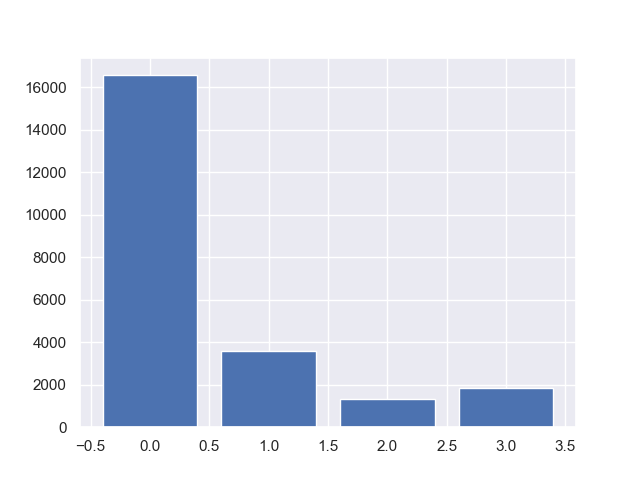
#> input picture a.png, 640 x 480 px
$ python -i data_viz.py   (imports and definitions only)
#> lines starting #> are read from the running program, lines starting #| are printed output that depends on the picture
### data_analysis.py
"""
This file contains our main data analysis,
including polynomial fit functions for
count and probability
"""
import numpy as np
import pandas as pd
from data_processing import process_data
import matplotlib.pyplot as plt
from sklearn.metrics import r2_score
from calculations import probability_calc, get_orbit_columns


# [13 lines left out: function get_launch_year, not called in this run]


def get_launch_years_column(data):
    '''
    adds a launch year column to the dataframe
    column 'LaunchYear'
    (returns a new dataframe)
    NaN in InternationalDesignator remains NaN
    in LaunchYear
    '''
    data = data.copy()
    data['LaunchYear'] = data['InternationalDesignator'].apply(get_launch_year)
    return data


# [140 lines left out: functions get_launch_year_tally, polynomial_fit_count, get_probability_tally, polynomial_fit_probability, get_orbit_tally, main, not called in this run]


# [2 lines that do not run on import are left out]

### data_viz.py
"""
Data visualizations
to support analysis
"""
import numpy as np
from data_processing import process_data
import matplotlib.pyplot as plt
from astropy import units as u
from poliastro.bodies import Earth
from poliastro.twobody import Orbit
from poliastro.plotting import StaticOrbitPlotter
from data_analysis import get_launch_year, get_launch_year_tally
from data_analysis import get_orbit_tally, get_launch_years_column
from calculations import get_orbit_columns


# [77 lines left out: functions bar_plot_LEO, total_line_and_scatter_plot_LEO, total_bar_stacked_LEO, orbit_plot, not called in this run]


def compare_years_by_orbit(data):
    """
    takes a dataframe of orbital debris data and adds columns
    with information about orbits. Creates three visualizations:
    1. A set of four bar graphs showing objects per year by orbit
    2. A bar graph showing total count per orbit
    3. A stacked bar showing objects per year colored by orbit
    """
    # processing
    data = get_launch_years_column(data)
    data = get_orbit_columns(data)
    data = data[['LaunchYear', 'LEO', 'MEO', 'GEO', 'HighEarthOrbit']]
    data = data.dropna()
    data_LEO = get_orbit_tally(data, 'LEO', False)
    data_MEO = get_orbit_tally(data, 'MEO', False)
    data_GEO = get_orbit_tally(data, 'GEO', False)
    data_HEO = get_orbit_tally(data, 'HighEarthOrbit', False)
    df = data_LEO.merge(data_MEO, left_on='LaunchYear',
                        right_on='LaunchYear', how='outer')
    df = df.merge(data_GEO, left_on='LaunchYear',
                  right_on='LaunchYear', how='outer')
    df = df.merge(data_HEO, left_on='LaunchYear',
                  right_on='LaunchYear', how='outer')
    df = df.fillna(0)
    # first plot
    fig, [ax1, ax2, ax3, ax4] = plt.subplots(4, figsize=(17, 30),
                                             subplot_kw={'ylim': (0, 16000)})
    df.plot(kind='bar', y='LEO', x='LaunchYear',
                          ax=ax1, color="#0f4c81")
    df.plot(kind='bar', y='MEO', x='LaunchYear', ax=ax2, color="#0f4c81")
    df.plot(kind='bar', y='GEO', x='LaunchYear', ax=ax3, color="#0f4c81")
    df.plot(kind='bar', y='HighEarthOrbit',
            x='LaunchYear', ax=ax4, color="#0f4c81")
    ax1.set_title('LEO')
    ax2.set_title('MEO')
    ax3.set_title('GEO')
    ax4.set_title('High Earth Orbit')
    plt.setp([ax1, ax2, ax3, ax4], xlabel='Year')
    plt.setp([ax1, ax2, ax3, ax4], ylabel='Count')
    fig.savefig('visualizations/orbit_years_comp.png')
    # second plot
    fig, ax = plt.subplots(1)
    leo = len(data[data['LEO']])
    meo = len(data[data['MEO']])
    geo = len(data[data['GEO']])
    heo = len(data[data['HighEarthOrbit']])
    y = np.arange(4)
    x = [leo, meo, geo, heo]
    plt.bar(y, x)
    fig.savefig('visualizations/orbit_bar.png')
    # third plot
    fig, ax = plt.subplots(1, figsize=(17, 10))
    df['HighEarthOrbit'] += (df['LEO'] + df['MEO'] + df['GEO'])
    df['GEO'] = df['LEO'] + df['MEO'] + df['GEO']
    df['MEO'] = df['LEO'] + df['MEO']
    df.plot(y='HighEarthOrbit', x='LaunchYear',
            kind='bar', color="#ffa372", ax=ax)
    df.plot(y='GEO', x='LaunchYear', kind='bar', color="#ed6663", ax=ax)
    df.plot(y='MEO', x='LaunchYear', kind='bar', color="#3282b8", ax=ax)
    df.plot(y='LEO', x='LaunchYear', kind='bar', color="#0f4c81", ax=ax)
    plt.title("Orbital Debris Total Count Over Time, by Orbit")
    plt.xlabel('Year')
    plt.ylabel('Count')
    fig.savefig('visualizations/stacked_bar_orbits.png')


# [24 lines left out: functions compare_by_alt, main, not called in this run]


# [2 lines not run here, left out]

>>> import cv2
>>> picture = cv2.imread('a.png', cv2.IMREAD_GRAYSCALE)
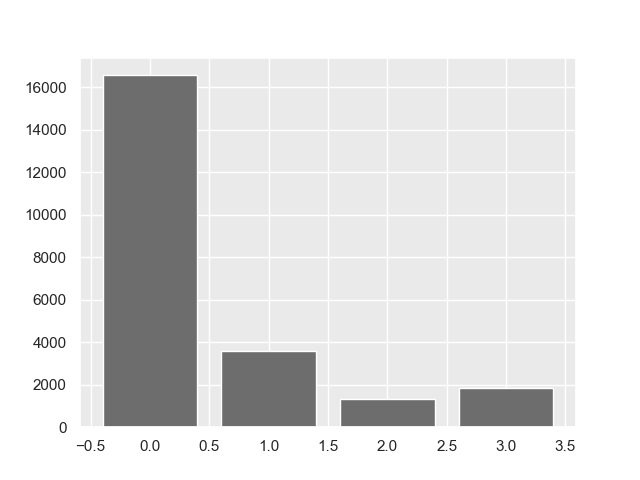
#> picture: shape (480, 640); min 38, max 255, mean 223.7
#> (the run stopped early here; a loop or call above may not have finished)

$ run again, on barcomp.png
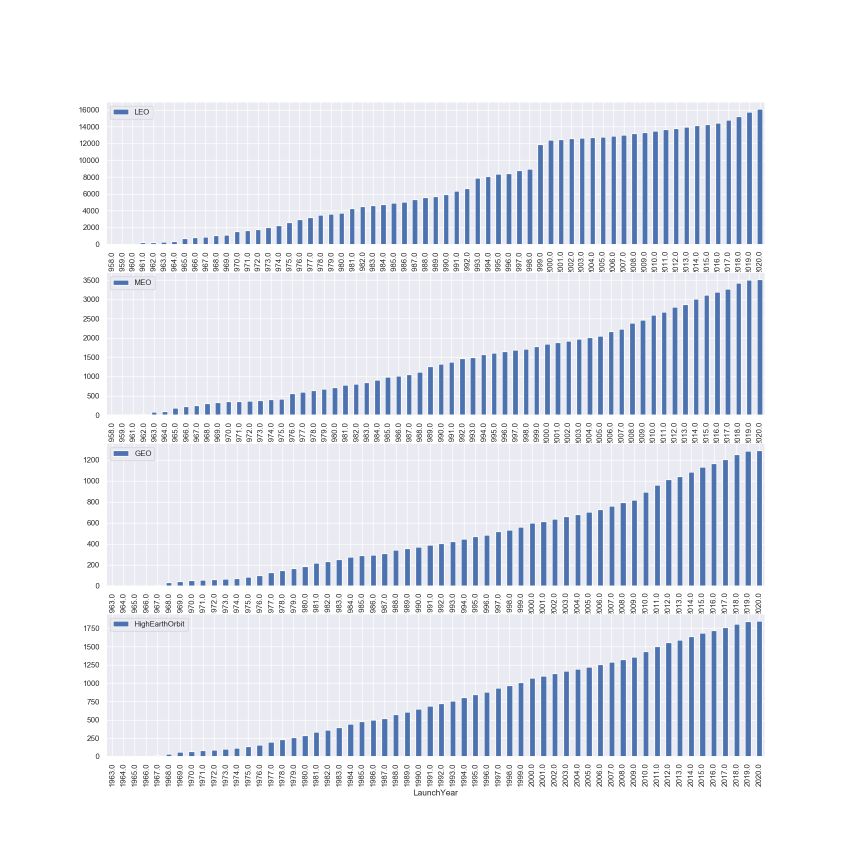
#> input picture barcomp.png, 1700 x 1700 px (shown at 1/2 size)
#> `picture = cv2.imread('a.png', cv2.IMREAD_GRAYSCALE)`:
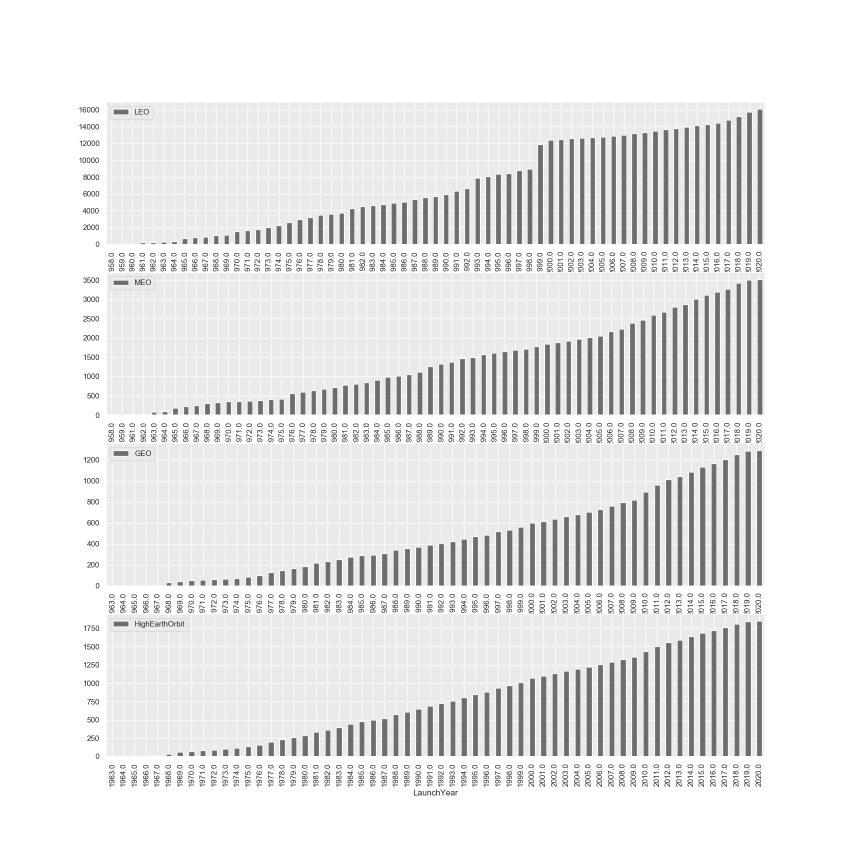
#> picture: shape (1700, 1700) (shown at 1/2 size); min 38, max 255, mean 231.8

$ run again, on count_over_years_bar.png
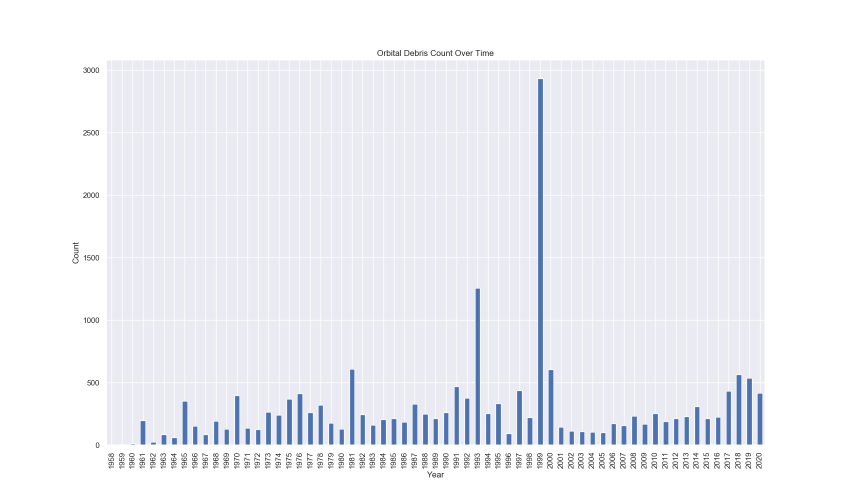
#> input picture count_over_years_bar.png, 1700 x 1000 px (shown at 1/2 size)
#> `picture = cv2.imread('a.png', cv2.IMREAD_GRAYSCALE)`:
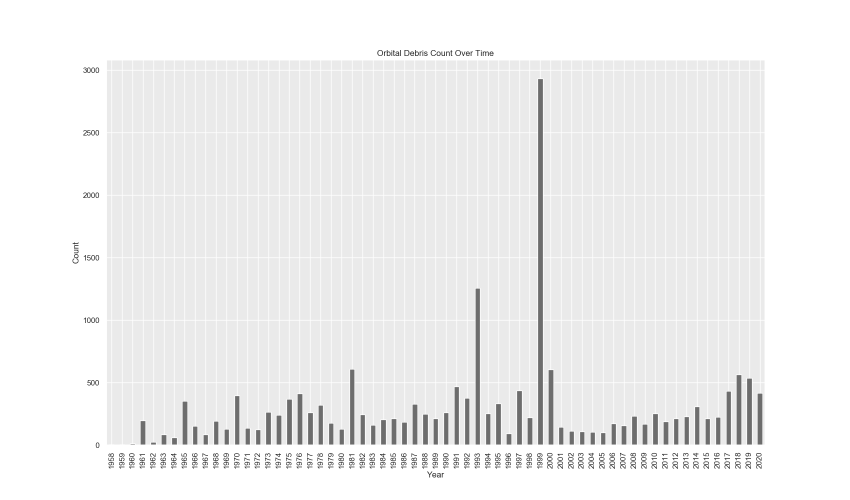
#> picture: shape (1000, 1700) (shown at 1/2 size); min 38, max 255, mean 239.3
